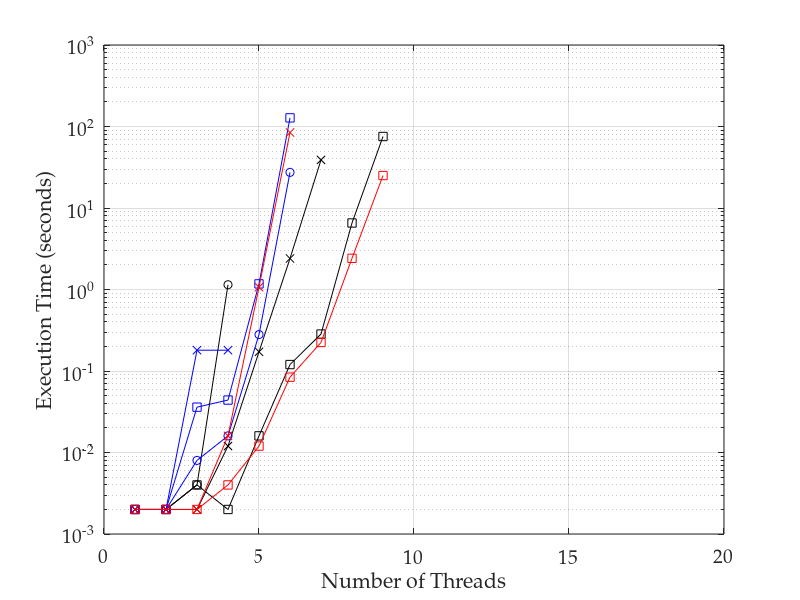

Here is the MATLAB script that generated this plot: (Note: this script raises an error after producing the figure.)
%% importing data
transitions = dlmread('t43_time_tpl3_ops3.csv', ',', 0, 0);
ss = dlmread('ss43_time.csv', ',', 0, 0);
ssthreads = [1:7];
% convert 0 values to NaNs, as these don't plot
transitions(transitions==0)=nan;
threads = [1:9];

%% plotting lines

semilogy(threads, transitions(:, 1), 'ko-')
hold on
semilogy(ssthreads, ss, 'kx-')
semilogy(threads, transitions(:, 3), 'ks-')
semilogy(threads, transitions(:, 4), 'bo-')
semilogy(threads, transitions(:, 5), 'bx-')
semilogy(threads, transitions(:, 6), 'bs-')
semilogy(threads, transitions(:, 7), 'rx-')
semilogy(threads, transitions(:, 8), 'rs-')
hold off
grid on

%% adding axis labels
ax = gca;
set(ax, 'FontName', 'Palatino Linotype', 'FontSize', 14);
xlabel('Number of Threads');
ylabel('Execution Time (seconds)');
axis([0 20 .001 1000])
ax.XTick = [0 5 10 15 20];
ax.YTick = [0.01 0.1 1 10 100];
set(ax,'YMinorGrid','Off', 'YMinorTick','Off');

%% output pdf file
h = figure(1);
h.Units = 'centimeters'; % set figure position to cm
%h.Position(2) = [h.Position(2)-9]; % set figure position bevore resize
h.Position([3:4]) = [10,7]; % resize figure
Plot2LaTeX( h, 't43_time_tpl3_ops3' )